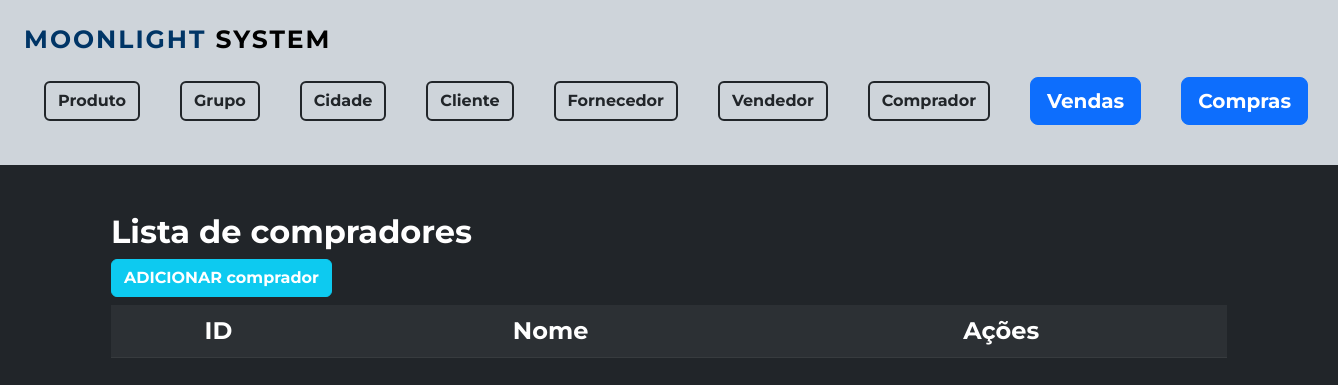
/comprador/formListaComprador.php, run on an earlier commit of the app's database.
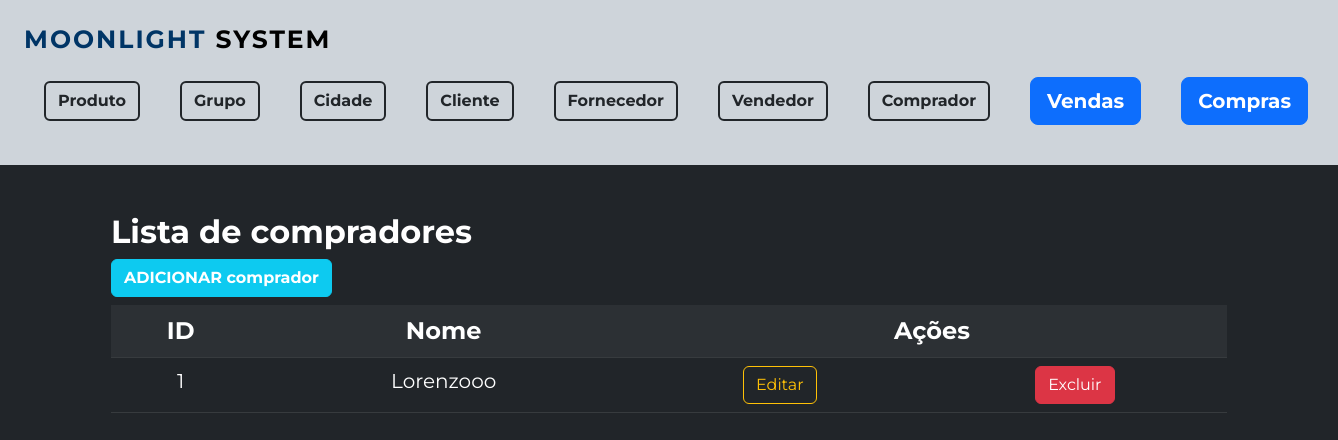
And on a later commit of the database.
### tables this page shows
CREATE TABLE `tb_comprador` (
  `id_comprador` int(11) NOT NULL,
  `nm_comprador` varchar(50) NOT NULL
);

### comprador/formListaComprador.php (the view, shortened to what this page needs)
<?php
include '../formMenu.php';
 include '../conexao/conecta.php';
  $sql = "SELECT * FROM tb_comprador";
  $resultado=mysqli_query($conexao, $sql);
?>
<div class="container pt-5">
	<h2 class="fw-bold"> Lista de compradores</h2>
	<a href="formComprador.php" class="btn btn-info fw-bold text-white mb-2">ADICIONAR comprador</a>
	<table class="table table-striped table-dark container text-center">
		<tr class="fs-4">
			<th>ID </th>
			<th>Nome </th>
			<th colspan="2">Ações</th>
		</tr>
		<?php
			while ( $item=mysqli_fetch_array($resultado)) {
				echo "<tr class='fs-5'>";
				echo "<td> $item[id_comprador] </td>";
				echo "<td> $item[nm_comprador] </td>";
				echo "<td><a href='formComprador.php?id=$item[id_comprador]' class='btn btn-outline-warning'>Editar</a></td>";
				echo "<td><a href='formExcluirComprador.php?id=$item[id_comprador]' class='btn btn-danger'>Excluir</a></td>";
			}
	?>
	</table>
</div>

What changed in the data, as far as the page shows it:
added tb_comprador: id_comprador "1", nm_comprador "Lorenzooo"
